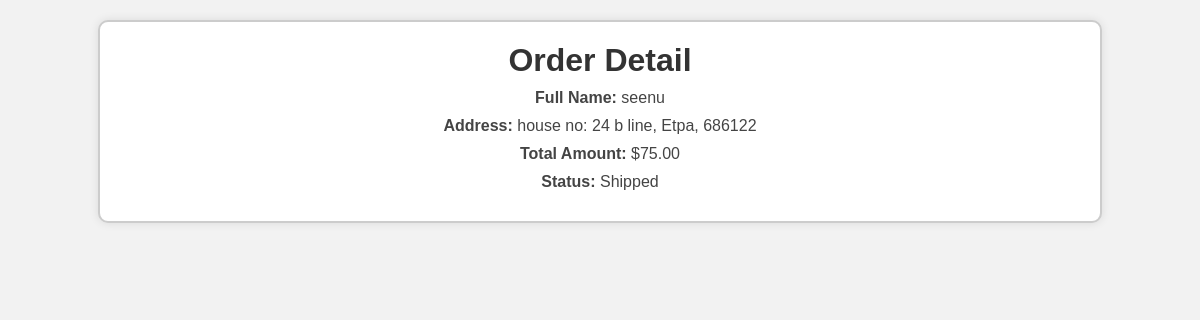
Screenshot of /adminordersiteam/10/ (signed in) with the database file from the repository.
### handwash/models.py (models this page shows, shortened)
class Order(models.Model):
    STATUS_CHOICES = [
        ('processing', 'Processing'),
        ('out_for_delivery', 'Out for Delivery'),
        ('shipped', 'Shipped'),
        ('delivered', 'Delivered'),
    ]
    user = models.ForeignKey(User, on_delete=models.CASCADE, default=False)
    fullname = models.CharField(max_length=255)
    address = models.CharField(max_length=255)
    city = models.CharField(max_length=100)
    postal_code = models.CharField(max_length=10)
    total_amount = models.DecimalField(max_digits=10, decimal_places=2)
    status = models.CharField(max_length=20, choices=STATUS_CHOICES, default='processing')
    created_at = models.DateTimeField(auto_now_add=True)

### handwash/views.py (the view)
# urls.py: path('adminordersiteam/<int:order_id>/', views.order_detail_view, name='order_detail'),
@login_required
def order_detail_view(request, order_id):
    order = Order.objects.get(id=order_id)
    items = order.items.all()
    context = {'order': order, 'items': items}
    return render(request, 'order_detail.html', context)

### handwash/templates/order_detail.html (shortened to what this page needs)
<!DOCTYPE html>
<html lang="en">
<head>
</head>
<body>
    <div class="container">
        <h1>Order Detail</h1>
        <p><strong>Full Name:</strong> {{ order.fullname }}</p>
        <p><strong>Address:</strong> {{ order.address }}, {{ order.city }}, {{ order.postal_code }}</p>
        <p><strong>Total Amount:</strong> ${{ order.total_amount }}</p>
        <p><strong>Status:</strong> {{ order.get_status_display }}</p>
    </div>
</body>
</html>

### handwash/templates/order_detail.html (style rules this page uses)
body { font-family: Arial, sans-serif; margin: 0; padding: 0; background-color: #f2f2f2; }
.container { width: 80%; margin: 20px auto; background-color: #fff; border: 2px solid #ccc; padding: 20px; border-radius: 10px; box-shadow: 0 0 10px rgba(0, 0, 0, 0.1); text-align: center; }
h1, h3, p { margin: 0 0 10px 0; }
h1 { color: #333; }
p { color: #444; }
strong { font-weight: bold; }

### rows the page displays
Order: fullname "seenu", address "house no: 24 b line", city "Etpa", postal_code "686122", total_amount "75.00", status "Shipped"
